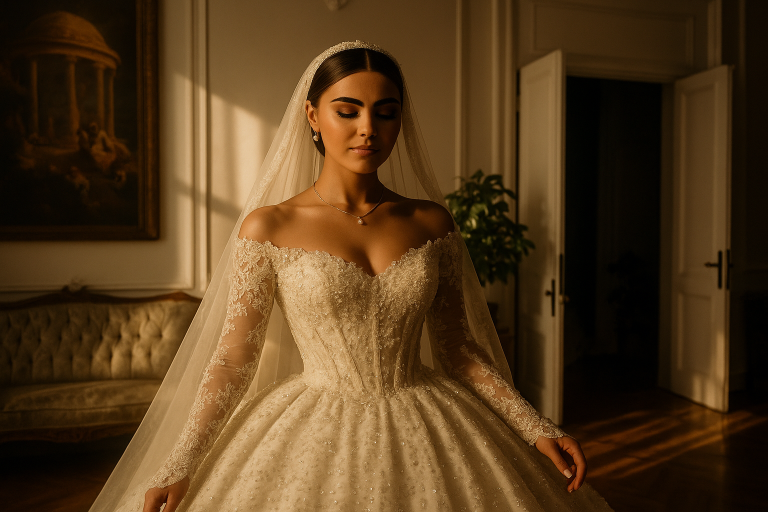
#> input picture backend/media/generated/273bdeaa3cd14179bb069c1a4f905860.png, 1536 x 1024 px (shown at 1/2 size)
$ python -i openai_pipeline.py   (imports and definitions only)
#> lines starting #> are read from the running program, lines starting #| are printed output that depends on the picture
"""
OpenAI-based wedding keepsake photo generation (legacy DALL-E path).

Guest-only: one input image + prompt (no bride/couple composition).
"""

import base64
import os
import tempfile
import uuid
from io import BytesIO

from django.conf import settings
from events.models import Event
from events.models import event_folder_name
from events.welcome_sign import welcome_sign_extra_prompt
from openai import OpenAI


# [7 lines left out: function _client, not called in this run]


EVENT_PROMPTS = {
    "wedding": """
Create a professional, photorealistic wedding portrait of this person alone at an elegant wedding venue.
Preserve this person’s identity and outfit exactly as provided.
Do not include additional people; keep the background as a tasteful wedding venue/stage.
Exposure/lighting: brighten the overall scene so the subject and venue are clear; soft venue lighting with realistic shadows (no harsh HDR glow).
Color: consistent white balance; natural skin tones.
Finish: looks like a real camera photo (no “AI” artifacts, no plastic/waxy skin, no over-sharpening).
Editorial wedding photography look: shallow depth of field, sharp focus on face.
""".strip(),
    "palestinian_henna": """
Create a professional, photorealistic Palestinian henna celebration portrait of this person alone.
Preserve this person’s identity and outfit exactly as provided.
Do not include additional people; keep the scene focused on the subject.
Background and environment only (not on the person): apply Palestinian heritage–inspired design to the backdrop and set dressing—respectful and tasteful, not stereotypical—such as keffiyeh-pattern drapery or wall textiles behind the subject, olive branches as subtle botanical accents, and Palestinian embroidery (tatreez) on distant cushions, table linens, wall hangings, or ceremonial props. Do not alter this person’s clothing or add heritage patterns to their outfit; preserve their outfit exactly as provided.
Warm festive henna-night atmosphere.
Exposure/lighting: brighten the overall scene so the subject and decor are clear; soft warm lighting with realistic shadows (no harsh HDR glow).
Color: consistent white balance; natural skin tones.
Finish: looks like a real camera photo (no “AI” artifacts, no plastic/waxy skin, no over-sharpening).
Professional event photography look: shallow depth of field, sharp focus on face.
""".strip(),
    "graduation": """
Create a professional, photorealistic graduation portrait of this person alone.
Preserve this person’s identity and outfit exactly as provided.
Do not include additional people; keep the scene focused on the subject.
Include tasteful graduation context (academic venue cues, celebratory styling) with clean composition.
Exposure/lighting: brighten the overall scene so the subject and background are clear; balanced exposure; soft realistic shadows.
Color: consistent white balance; natural skin tones.
Finish: looks like a real camera photo (no “AI” artifacts, no plastic/waxy skin, no over-sharpening).
Professional event photography look: shallow depth of field, sharp focus on face.
""".strip(),
}


def _ensure_png_square(file_path, size=1024):
    """Load image, convert to RGBA, crop/resize to square, return PNG bytes. Required for DALL-E 2."""
#> called with size = 1024
    from PIL import Image
    img = Image.open(file_path)
#> img is the input picture: PIL image 1536x1024 RGB; mean R, G, B 86.1, 59.7, 29.5
    if img.mode != "RGBA":
        img = img.convert("RGBA")
#> img: PIL image 1536x1024 RGBA
    w, h = img.size
#> w = 1536; h = 1024
    if w != size or h != size:
        if w != h:
            side = min(w, h)
#> side = 1024
            left = (w - side) // 2
#> left = 256
            top = (h - side) // 2
#> top = 0
            img = img.crop((left, top, left + side, top + side))
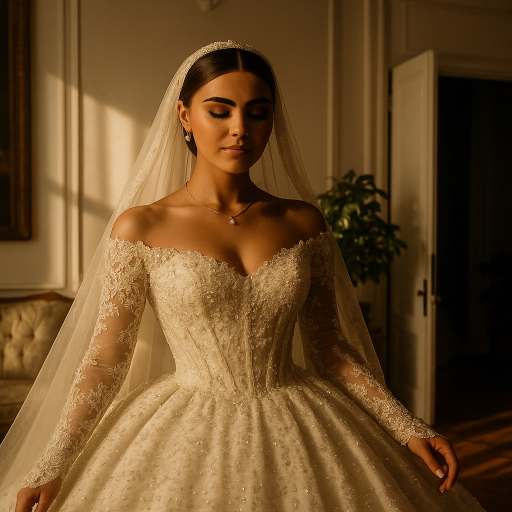
#> img: PIL image 1024x1024 RGBA (shown at 1/2 size); mean R, G, B, A 108.1, 76.7, 40.3, 255
        img = img.resize((size, size), Image.Resampling.LANCZOS)
    buf = BytesIO()
    img.save(buf, format="PNG")
    return buf.getvalue()


# [103 lines left out: functions generate_wedding_photo, generate_wedding_with_openai, not called in this run]

>>> result = _ensure_png_square('../../media/generated/273bdeaa3cd14179bb069c1a4f905860.png')
